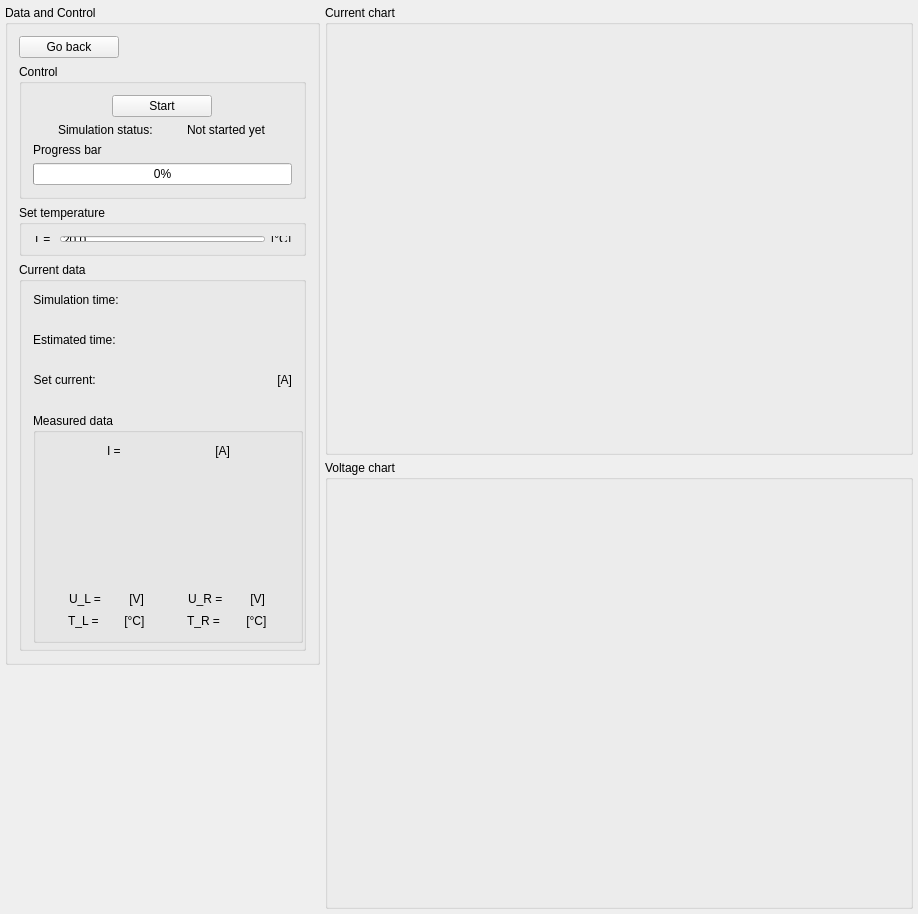
<?xml version="1.0" encoding="UTF-8"?>
<ui version="4.0">
 <class>WgtSim</class>
 <widget class="QWidget" name="WgtSim">
  <property name="geometry">
   <rect>
    <x>0</x>
    <y>0</y>
    <width>918</width>
    <height>914</height>
   </rect>
  </property>
  <property name="sizePolicy">
   <sizepolicy hsizetype="MinimumExpanding" vsizetype="Minimum">
    <horstretch>0</horstretch>
    <verstretch>0</verstretch>
   </sizepolicy>
  </property>
  <property name="minimumSize">
   <size>
    <width>450</width>
    <height>700</height>
   </size>
  </property>
  <property name="windowTitle">
   <string>WgtSim</string>
  </property>
  <layout class="QGridLayout" name="volt_chart_lay_2">
   <property name="leftMargin">
    <number>5</number>
   </property>
   <property name="topMargin">
    <number>5</number>
   </property>
   <property name="rightMargin">
    <number>5</number>
   </property>
   <property name="bottomMargin">
    <number>5</number>
   </property>
   <property name="spacing">
    <number>5</number>
   </property>
   <item row="0" column="1">
    <widget class="QGroupBox" name="curr_chart_box">
     <property name="sizePolicy">
      <sizepolicy hsizetype="Expanding" vsizetype="Expanding">
       <horstretch>0</horstretch>
       <verstretch>0</verstretch>
      </sizepolicy>
     </property>
     <property name="styleSheet">
      <string notr="true"/>
     </property>
     <property name="title">
      <string>Current chart</string>
     </property>
     <layout class="QVBoxLayout" name="verticalLayout_6">
      <property name="leftMargin">
       <number>0</number>
      </property>
      <property name="topMargin">
       <number>0</number>
      </property>
      <property name="rightMargin">
       <number>0</number>
      </property>
      <property name="bottomMargin">
       <number>0</number>
      </property>
      <item>
       <layout class="QVBoxLayout" name="curr_chart_lay">
        <property name="spacing">
         <number>0</number>
        </property>
       </layout>
      </item>
     </layout>
    </widget>
   </item>
   <item row="1" column="1">
    <widget class="QGroupBox" name="vol_chart_box">
     <property name="sizePolicy">
      <sizepolicy hsizetype="Expanding" vsizetype="Expanding">
       <horstretch>0</horstretch>
       <verstretch>0</verstretch>
      </sizepolicy>
     </property>
     <property name="styleSheet">
      <string notr="true"/>
     </property>
     <property name="title">
      <string>Voltage chart</string>
     </property>
     <layout class="QVBoxLayout" name="verticalLayout_7">
      <property name="spacing">
       <number>0</number>
      </property>
      <property name="leftMargin">
       <number>0</number>
      </property>
      <property name="topMargin">
       <number>0</number>
      </property>
      <property name="rightMargin">
       <number>0</number>
      </property>
      <property name="bottomMargin">
       <number>0</number>
      </property>
      <item>
       <layout class="QVBoxLayout" name="volt_chart_lay"/>
      </item>
     </layout>
    </widget>
   </item>
   <item row="0" column="0" rowspan="2" alignment="Qt::AlignTop">
    <widget class="QGroupBox" name="groupBox_5">
     <property name="sizePolicy">
      <sizepolicy hsizetype="Maximum" vsizetype="Maximum">
       <horstretch>0</horstretch>
       <verstretch>0</verstretch>
      </sizepolicy>
     </property>
     <property name="minimumSize">
      <size>
       <width>315</width>
       <height>660</height>
      </size>
     </property>
     <property name="maximumSize">
      <size>
       <width>315</width>
       <height>660</height>
      </size>
     </property>
     <property name="title">
      <string>Data and Control</string>
     </property>
     <layout class="QVBoxLayout" name="verticalLayout_5">
      <item>
       <widget class="QPushButton" name="back_btn">
        <property name="sizePolicy">
         <sizepolicy hsizetype="Maximum" vsizetype="Fixed">
          <horstretch>0</horstretch>
          <verstretch>0</verstretch>
         </sizepolicy>
        </property>
        <property name="minimumSize">
         <size>
          <width>100</width>
          <height>0</height>
         </size>
        </property>
        <property name="text">
         <string>Go back</string>
        </property>
       </widget>
      </item>
      <item>
       <widget class="QGroupBox" name="groupBox_2">
        <property name="title">
         <string>Control</string>
        </property>
        <layout class="QVBoxLayout" name="verticalLayout_4">
         <item alignment="Qt::AlignHCenter">
          <widget class="QPushButton" name="start_stop_btn">
           <property name="sizePolicy">
            <sizepolicy hsizetype="Maximum" vsizetype="Fixed">
             <horstretch>0</horstretch>
             <verstretch>0</verstretch>
            </sizepolicy>
           </property>
           <property name="minimumSize">
            <size>
             <width>100</width>
             <height>0</height>
            </size>
           </property>
           <property name="text">
            <string>Start</string>
           </property>
          </widget>
         </item>
         <item>
          <layout class="QHBoxLayout" name="horizontalLayout_8">
           <item>
            <widget class="QLabel" name="label_13">
             <property name="sizePolicy">
              <sizepolicy hsizetype="Maximum" vsizetype="Preferred">
               <horstretch>0</horstretch>
               <verstretch>0</verstretch>
              </sizepolicy>
             </property>
             <property name="text">
              <string>Simulation status: </string>
             </property>
            </widget>
           </item>
           <item>
            <widget class="QLabel" name="sim_stat_lbl">
             <property name="sizePolicy">
              <sizepolicy hsizetype="Maximum" vsizetype="Preferred">
               <horstretch>0</horstretch>
               <verstretch>0</verstretch>
              </sizepolicy>
             </property>
             <property name="text">
              <string>Not started yet</string>
             </property>
            </widget>
           </item>
          </layout>
         </item>
         <item>
          <widget class="QLabel" name="label_17">
           <property name="text">
            <string>Progress bar</string>
           </property>
          </widget>
         </item>
         <item>
          <widget class="QProgressBar" name="sim_progress_bar">
           <property name="value">
            <number>0</number>
           </property>
          </widget>
         </item>
        </layout>
       </widget>
      </item>
      <item>
       <widget class="QGroupBox" name="groupBox_3">
        <property name="sizePolicy">
         <sizepolicy hsizetype="Preferred" vsizetype="Maximum">
          <horstretch>0</horstretch>
          <verstretch>0</verstretch>
         </sizepolicy>
        </property>
        <property name="minimumSize">
         <size>
          <width>0</width>
          <height>51</height>
         </size>
        </property>
        <property name="maximumSize">
         <size>
          <width>16777215</width>
          <height>51</height>
         </size>
        </property>
        <property name="title">
         <string>Set temperature</string>
        </property>
        <layout class="QHBoxLayout" name="horizontalLayout_9">
         <item>
          <widget class="QLabel" name="label_18">
           <property name="text">
            <string>T = </string>
           </property>
          </widget>
         </item>
         <item>
          <widget class="QLineEdit" name="set_temp_ln">
           <property name="inputMask">
            <string/>
           </property>
           <property name="text">
            <string>20.0</string>
           </property>
          </widget>
         </item>
         <item>
          <widget class="QLabel" name="label_19">
           <property name="text">
            <string>[°C]</string>
           </property>
          </widget>
         </item>
        </layout>
       </widget>
      </item>
      <item>
       <widget class="QGroupBox" name="groupBox">
        <property name="sizePolicy">
         <sizepolicy hsizetype="Maximum" vsizetype="Preferred">
          <horstretch>0</horstretch>
          <verstretch>0</verstretch>
         </sizepolicy>
        </property>
        <property name="title">
         <string>Current data</string>
        </property>
        <layout class="QGridLayout" name="gridLayout">
         <item row="2" column="0" alignment="Qt::AlignLeft">
          <widget class="QLabel" name="label_2">
           <property name="sizePolicy">
            <sizepolicy hsizetype="Maximum" vsizetype="Preferred">
             <horstretch>0</horstretch>
             <verstretch>0</verstretch>
            </sizepolicy>
           </property>
           <property name="text">
            <string>Estimated time: </string>
           </property>
           <property name="alignment">
            <set>Qt::AlignRight|Qt::AlignTrailing|Qt::AlignVCenter</set>
           </property>
          </widget>
         </item>
         <item row="2" column="1">
          <widget class="QLabel" name="est_time_lbl">
           <property name="sizePolicy">
            <sizepolicy hsizetype="Maximum" vsizetype="Preferred">
             <horstretch>0</horstretch>
             <verstretch>0</verstretch>
            </sizepolicy>
           </property>
           <property name="text">
            <string/>
           </property>
          </widget>
         </item>
         <item row="0" column="1" alignment="Qt::AlignLeft">
          <widget class="QLabel" name="sim_time_lbl">
           <property name="sizePolicy">
            <sizepolicy hsizetype="Maximum" vsizetype="Preferred">
             <horstretch>0</horstretch>
             <verstretch>0</verstretch>
            </sizepolicy>
           </property>
           <property name="text">
            <string/>
           </property>
          </widget>
         </item>
         <item row="4" column="1">
          <layout class="QHBoxLayout" name="horizontalLayout_7">
           <item alignment="Qt::AlignLeft">
            <widget class="QLabel" name="set_curr_lbl">
             <property name="sizePolicy">
              <sizepolicy hsizetype="Maximum" vsizetype="Preferred">
               <horstretch>0</horstretch>
               <verstretch>0</verstretch>
              </sizepolicy>
             </property>
             <property name="text">
              <string/>
             </property>
            </widget>
           </item>
           <item>
            <widget class="QLabel" name="label_16">
             <property name="sizePolicy">
              <sizepolicy hsizetype="Maximum" vsizetype="Preferred">
               <horstretch>0</horstretch>
               <verstretch>0</verstretch>
              </sizepolicy>
             </property>
             <property name="text">
              <string> [A]</string>
             </property>
            </widget>
           </item>
          </layout>
         </item>
         <item row="4" column="0" alignment="Qt::AlignLeft">
          <widget class="QLabel" name="label_7">
           <property name="sizePolicy">
            <sizepolicy hsizetype="Preferred" vsizetype="Preferred">
             <horstretch>0</horstretch>
             <verstretch>0</verstretch>
            </sizepolicy>
           </property>
           <property name="text">
            <string>Set current: </string>
           </property>
           <property name="alignment">
            <set>Qt::AlignRight|Qt::AlignTrailing|Qt::AlignVCenter</set>
           </property>
          </widget>
         </item>
         <item row="6" column="0">
          <widget class="QGroupBox" name="groupBox_4">
           <property name="sizePolicy">
            <sizepolicy hsizetype="Fixed" vsizetype="Fixed">
             <horstretch>0</horstretch>
             <verstretch>0</verstretch>
            </sizepolicy>
           </property>
           <property name="minimumSize">
            <size>
             <width>270</width>
             <height>230</height>
            </size>
           </property>
           <property name="maximumSize">
            <size>
             <width>270</width>
             <height>230</height>
            </size>
           </property>
           <property name="title">
            <string>Measured data</string>
           </property>
           <layout class="QVBoxLayout" name="verticalLayout">
            <item>
             <layout class="QHBoxLayout" name="horizontalLayout">
              <item alignment="Qt::AlignRight">
               <widget class="QLabel" name="label_4">
                <property name="sizePolicy">
                 <sizepolicy hsizetype="Maximum" vsizetype="Preferred">
                  <horstretch>0</horstretch>
                  <verstretch>0</verstretch>
                 </sizepolicy>
                </property>
                <property name="text">
                 <string>I = </string>
                </property>
               </widget>
              </item>
              <item alignment="Qt::AlignHCenter">
               <widget class="QLabel" name="current_lbl">
                <property name="sizePolicy">
                 <sizepolicy hsizetype="Maximum" vsizetype="Preferred">
                  <horstretch>0</horstretch>
                  <verstretch>0</verstretch>
                 </sizepolicy>
                </property>
                <property name="text">
                 <string/>
                </property>
               </widget>
              </item>
              <item alignment="Qt::AlignLeft">
               <widget class="QLabel" name="label_6">
                <property name="sizePolicy">
                 <sizepolicy hsizetype="Maximum" vsizetype="Preferred">
                  <horstretch>0</horstretch>
                  <verstretch>0</verstretch>
                 </sizepolicy>
                </property>
                <property name="text">
                 <string> [A]</string>
                </property>
               </widget>
              </item>
             </layout>
            </item>
            <item>
             <widget class="QLabel" name="label_3">
              <property name="sizePolicy">
               <sizepolicy hsizetype="Maximum" vsizetype="Maximum">
                <horstretch>50</horstretch>
                <verstretch>15</verstretch>
               </sizepolicy>
              </property>
              <property name="minimumSize">
               <size>
                <width>250</width>
                <height>120</height>
               </size>
              </property>
              <property name="maximumSize">
               <size>
                <width>250</width>
                <height>120</height>
               </size>
              </property>
              <property name="sizeIncrement">
               <size>
                <width>50</width>
                <height>100</height>
               </size>
              </property>
              <property name="baseSize">
               <size>
                <width>50</width>
                <height>100</height>
               </size>
              </property>
              <property name="text">
               <string/>
              </property>
              <property name="pixmap">
               <pixmap>media/schem_transparent.png</pixmap>
              </property>
              <property name="scaledContents">
               <bool>true</bool>
              </property>
             </widget>
            </item>
            <item>
             <layout class="QHBoxLayout" name="horizontalLayout_4">
              <item>
               <layout class="QVBoxLayout" name="verticalLayout_2">
                <item>
                 <layout class="QHBoxLayout" name="horizontalLayout_2">
                  <item>
                   <widget class="QLabel" name="label_5">
                    <property name="sizePolicy">
                     <sizepolicy hsizetype="Maximum" vsizetype="Preferred">
                      <horstretch>0</horstretch>
                      <verstretch>0</verstretch>
                     </sizepolicy>
                    </property>
                    <property name="text">
                     <string>U_L = </string>
                    </property>
                   </widget>
                  </item>
                  <item>
                   <widget class="QLabel" name="vol_left_lbl">
                    <property name="sizePolicy">
                     <sizepolicy hsizetype="Maximum" vsizetype="Preferred">
                      <horstretch>0</horstretch>
                      <verstretch>0</verstretch>
                     </sizepolicy>
                    </property>
                    <property name="text">
                     <string/>
                    </property>
                   </widget>
                  </item>
                  <item>
                   <widget class="QLabel" name="label_8">
                    <property name="sizePolicy">
                     <sizepolicy hsizetype="Maximum" vsizetype="Preferred">
                      <horstretch>0</horstretch>
                      <verstretch>0</verstretch>
                     </sizepolicy>
                    </property>
                    <property name="text">
                     <string> [V]</string>
                    </property>
                   </widget>
                  </item>
                 </layout>
                </item>
                <item>
                 <layout class="QHBoxLayout" name="horizontalLayout_6">
                  <item>
                   <widget class="QLabel" name="label_14">
                    <property name="sizePolicy">
                     <sizepolicy hsizetype="Maximum" vsizetype="Preferred">
                      <horstretch>0</horstretch>
                      <verstretch>0</verstretch>
                     </sizepolicy>
                    </property>
                    <property name="text">
                     <string>T_L = </string>
                    </property>
                   </widget>
                  </item>
                  <item>
                   <widget class="QLabel" name="temp_left_lbl">
                    <property name="sizePolicy">
                     <sizepolicy hsizetype="Maximum" vsizetype="Preferred">
                      <horstretch>0</horstretch>
                      <verstretch>0</verstretch>
                     </sizepolicy>
                    </property>
                    <property name="text">
                     <string/>
                    </property>
                   </widget>
                  </item>
                  <item>
                   <widget class="QLabel" name="label_15">
                    <property name="sizePolicy">
                     <sizepolicy hsizetype="Maximum" vsizetype="Preferred">
                      <horstretch>0</horstretch>
                      <verstretch>0</verstretch>
                     </sizepolicy>
                    </property>
                    <property name="text">
                     <string> [°C]</string>
                    </property>
                   </widget>
                  </item>
                 </layout>
                </item>
               </layout>
              </item>
              <item>
               <spacer name="verticalSpacer">
                <property name="orientation">
                 <enum>Qt::Vertical</enum>
                </property>
                <property name="sizeHint" stdset="0">
                 <size>
                  <width>15</width>
                  <height>10</height>
                 </size>
                </property>
               </spacer>
              </item>
              <item>
               <layout class="QVBoxLayout" name="verticalLayout_3">
                <item>
                 <layout class="QHBoxLayout" name="horizontalLayout_3">
                  <item>
                   <widget class="QLabel" name="label_9">
                    <property name="sizePolicy">
                     <sizepolicy hsizetype="Maximum" vsizetype="Preferred">
                      <horstretch>0</horstretch>
                      <verstretch>0</verstretch>
                     </sizepolicy>
                    </property>
                    <property name="text">
                     <string>U_R = </string>
                    </property>
                   </widget>
                  </item>
                  <item>
                   <widget class="QLabel" name="vol_right_lbl">
                    <property name="sizePolicy">
                     <sizepolicy hsizetype="Maximum" vsizetype="Preferred">
                      <horstretch>0</horstretch>
                      <verstretch>0</verstretch>
                     </sizepolicy>
                    </property>
                    <property name="text">
                     <string/>
                    </property>
                   </widget>
                  </item>
                  <item>
                   <widget class="QLabel" name="label_11">
                    <property name="sizePolicy">
                     <sizepolicy hsizetype="Maximum" vsizetype="Preferred">
                      <horstretch>0</horstretch>
                      <verstretch>0</verstretch>
                     </sizepolicy>
                    </property>
                    <property name="text">
                     <string> [V]</string>
                    </property>
                   </widget>
                  </item>
                 </layout>
                </item>
                <item>
                 <layout class="QHBoxLayout" name="horizontalLayout_5">
                  <item>
                   <widget class="QLabel" name="label_10">
                    <property name="sizePolicy">
                     <sizepolicy hsizetype="Maximum" vsizetype="Preferred">
                      <horstretch>0</horstretch>
                      <verstretch>0</verstretch>
                     </sizepolicy>
                    </property>
                    <property name="text">
                     <string>T_R = </string>
                    </property>
                   </widget>
                  </item>
                  <item>
                   <widget class="QLabel" name="temp_right_lbl">
                    <property name="sizePolicy">
                     <sizepolicy hsizetype="Maximum" vsizetype="Preferred">
                      <horstretch>0</horstretch>
                      <verstretch>0</verstretch>
                     </sizepolicy>
                    </property>
                    <property name="text">
                     <string/>
                    </property>
                   </widget>
                  </item>
                  <item>
                   <widget class="QLabel" name="label_12">
                    <property name="sizePolicy">
                     <sizepolicy hsizetype="Maximum" vsizetype="Preferred">
                      <horstretch>0</horstretch>
                      <verstretch>0</verstretch>
                     </sizepolicy>
                    </property>
                    <property name="text">
                     <string> [°C]</string>
                    </property>
                   </widget>
                  </item>
                 </layout>
                </item>
               </layout>
              </item>
             </layout>
            </item>
           </layout>
          </widget>
         </item>
         <item row="0" column="0">
          <widget class="QLabel" name="label">
           <property name="sizePolicy">
            <sizepolicy hsizetype="Maximum" vsizetype="Preferred">
             <horstretch>0</horstretch>
             <verstretch>0</verstretch>
            </sizepolicy>
           </property>
           <property name="text">
            <string>Simulation time: </string>
           </property>
           <property name="alignment">
            <set>Qt::AlignRight|Qt::AlignTrailing|Qt::AlignVCenter</set>
           </property>
          </widget>
         </item>
         <item row="3" column="0" colspan="2">
          <spacer name="horizontalSpacer_2">
           <property name="orientation">
            <enum>Qt::Horizontal</enum>
           </property>
           <property name="sizeHint" stdset="0">
            <size>
             <width>40</width>
             <height>20</height>
            </size>
           </property>
          </spacer>
         </item>
         <item row="5" column="0" colspan="2">
          <spacer name="horizontalSpacer_3">
           <property name="orientation">
            <enum>Qt::Horizontal</enum>
           </property>
           <property name="sizeHint" stdset="0">
            <size>
             <width>40</width>
             <height>20</height>
            </size>
           </property>
          </spacer>
         </item>
         <item row="1" column="0" colspan="2">
          <spacer name="horizontalSpacer">
           <property name="orientation">
            <enum>Qt::Horizontal</enum>
           </property>
           <property name="sizeHint" stdset="0">
            <size>
             <width>40</width>
             <height>20</height>
            </size>
           </property>
          </spacer>
         </item>
        </layout>
       </widget>
      </item>
     </layout>
    </widget>
   </item>
  </layout>
 </widget>
 <layoutdefault spacing="6" margin="11"/>
 <resources/>
 <connections/>
</ui>
